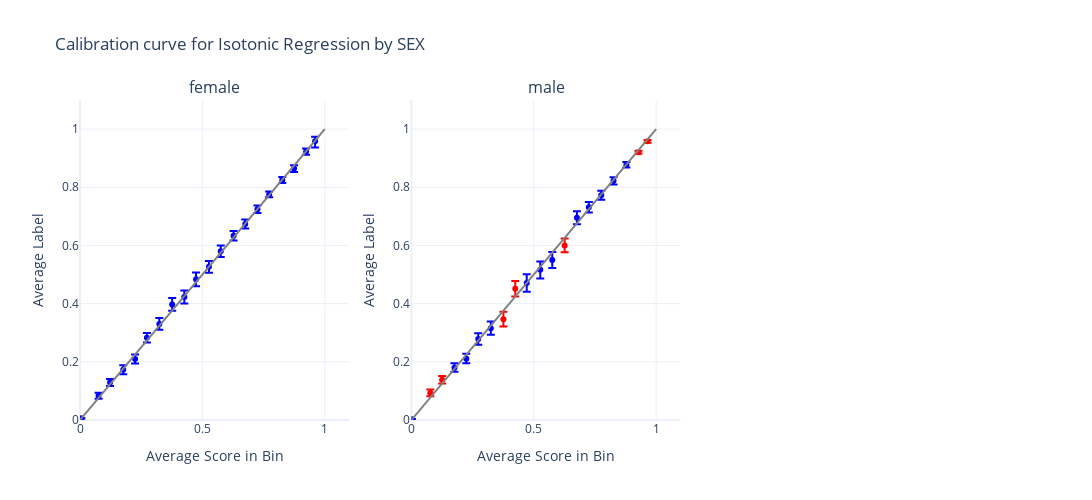

Notebook code for this chart:
### Markdown cell above
Before looking at multicalibration over all possible segments. Let's check out the calibration in the male and female segments:

### Code cell
plot_feature = "SEX"
plotting.plot_calibration_curve_by_segment(
    # Rename codes in place
    test_df.astype({plot_feature: 'object'}).replace({plot_feature: {1: 'male', 2: 'female'}}),
    group_var=plot_feature,
    score_col=MCGRAD_SCORE_COLUMN,
    label_col=LABEL_COLUMN,
    n_cols=3,
).update_layout(
    title=f"Calibration curve for Isotonic Regression by {plot_feature}",
    width=2000,
    height=max(10.0, 500 * (np.ceil(len(test_df[plot_feature].unique()) / 3))),
)

### Figure 1 — Plotly figure (JSON) as saved in the notebook; plotly's stock layout.template omitted (floating-point values rounded to 4 significant figures)
{"data": [{"error_y": {"array": [0.001215, 0.01071, 0.01222, 0.01597, 0.01593, 0.01669, 0.02035, 0.02234, 0.02229, 0.0235, 0.01995, 0.01971, 0.01623, 0.01547, 0.01235, 0.009725, 0.01006, 0.01114, 0.01044, 0.01585], "arrayminus": [0.001056, 0.009854, 0.01152, 0.01514, 0.01529, 0.01626, 0.01988, 0.02203, 0.02206, 0.02345, 0.02087, 0.0199, 0.01646, 0.01576, 0.01262, 0.009954, 0.01041, 0.01175, 0.0115, 0.02153], "color": "blue", "type": "data", "visible": true}, "marker": {"color": "blue"}, "mode": "markers", "name": "female (calibrated)", "type": "scatter", "x": [0.005514, 0.07597, 0.1228, 0.1767, 0.2251, 0.2734, 0.3241, 0.3766, 0.4263, 0.4741, 0.5268, 0.575, 0.6275, 0.6751, 0.725, 0.7729, 0.8264, 0.8745, 0.9238, 0.9605], "xaxis": "x", "y": [0.00594, 0.08328, 0.1287, 0.1723, 0.2094, 0.2825, 0.3299, 0.3972, 0.4225, 0.4834, 0.5267, 0.5799, 0.6332, 0.6738, 0.7246, 0.7755, 0.8252, 0.8646, 0.9229, 0.9579], "yaxis": "y"}, {"error_y": {"array": [], "arrayminus": [], "color": "red", "type": "data", "visible": true}, "marker": {"color": "red"}, "mode": "markers", "name": "female (miscalibrated)", "type": "scatter", "x": [], "xaxis": "x", "y": [], "yaxis": "y"}, {"error_y": {"array": [0.000885, 0.01502, 0.01667, 0.01986, 0.02302, 0.03008, 0.02827, 0.02744, 0.02179, 0.01775, 0.0151, 0.01244, 0.009354], "arrayminus": [0.0007187, 0.01432, 0.01597, 0.01923, 0.02237, 0.02992, 0.03007, 0.02767, 0.02247, 0.01833, 0.01565, 0.01297, 0.009839], "color": "blue", "type": "data", "visible": true}, "marker": {"color": "blue"}, "mode": "markers", "name": "male (calibrated)", "type": "scatter", "x": [0.002324, 0.1759, 0.2243, 0.2731, 0.3245, 0.4713, 0.5266, 0.5756, 0.6763, 0.7251, 0.7757, 0.8258, 0.8785], "xaxis": "x2", "y": [0.002816, 0.1799, 0.2107, 0.278, 0.3154, 0.4707, 0.5168, 0.5498, 0.6954, 0.7315, 0.773, 0.8223, 0.8778], "yaxis": "y2"}, {"error_y": {"array": [0.01251, 0.01282, 0.02557, 0.0266, 0.02325, 0.005058, 0.004504], "arrayminus": [0.01148, 0.01278, 0.02492, 0.02639, 0.02359, 0.005288, 0.00488], "color": "red", "type": "data", "visible": true}, "marker": {"color": "red"}, "mode": "markers", "name": "male (miscalibrated)", "type": "scatter", "x": [0.07735, 0.1257, 0.3761, 0.4244, 0.6262, 0.9277, 0.9648], "xaxis": "x2", "y": [0.09274, 0.1386, 0.3462, 0.4511, 0.6002, 0.9204, 0.9583], "yaxis": "y2"}], "layout": {"annotations": [{"font": {"size": 16}, "showarrow": false, "text": "female", "x": 0.1444, "xanchor": "center", "xref": "paper", "y": 1, "yanchor": "bottom", "yref": "paper"}, {"font": {"size": 16}, "showarrow": false, "text": "male", "x": 0.5, "xanchor": "center", "xref": "paper", "y": 1, "yanchor": "bottom", "yref": "paper"}], "height": 500, "shapes": [{"line": {"color": "Grey", "width": 2}, "type": "line", "x0": 0, "x1": 1, "xref": "x", "y0": 0, "y1": 1, "yref": "y"}, {"line": {"color": "Grey", "width": 2}, "type": "line", "x0": 0, "x1": 1, "xref": "x2", "y0": 0, "y1": 1, "yref": "y2"}], "showlegend": false, "title": {"text": "Calibration curve for Isotonic Regression by SEX"}, "width": 2000, "xaxis": {"anchor": "y", "domain": [0, 0.2889], "range": [0, 1.1], "title": {"text": "Average Score in Bin"}}, "xaxis2": {"anchor": "y2", "domain": [0.3556, 0.6444], "range": [0, 1.1], "title": {"text": "Average Score in Bin"}}, "xaxis3": {"anchor": "y3", "domain": [0.7111, 1], "range": [0, 1.1], "title": {"text": "Average Score in Bin"}}, "yaxis": {"anchor": "x", "domain": [0, 1], "range": [0, 1.1], "title": {"text": "Average Label"}}, "yaxis2": {"anchor": "x2", "domain": [0, 1], "range": [0, 1.1], "title": {"text": "Average Label"}}, "yaxis3": {"anchor": "x3", "domain": [0, 1], "range": [0, 1.1], "title": {"text": "Average Label"}}}}
